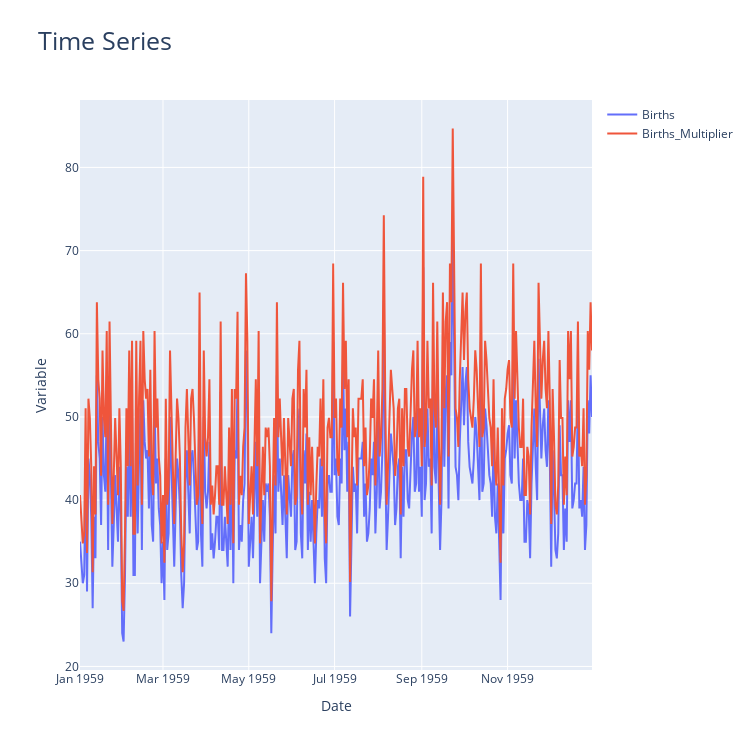

The cell this chart's notebook holds for it:
### Markdown cell above
## Plot interactive time series

### Code cell
dd.plot_time_series(df, col=["Births","Births_Multiplier"], viz_backend="plotly" )

### Figure 1 — Plotly figure (JSON) as saved in the notebook; plotly's stock layout.template omitted (floating-point values rounded to 4 significant figures; data arrays with more than 128 entries replaced by an {"elided": "..."} marker saying what was removed)
{"data": [{"name": "Births", "type": "scatter", "x": {"elided": "365 str values"}, "y": {"elided": "365 int values"}}, {"name": "Births_Multiplier", "type": "scatter", "x": {"elided": "365 str values"}, "y": {"elided": "365 float values"}}], "layout": {"height": 750, "title": {"font": {"size": 25}, "text": "Time Series"}, "width": 750, "xaxis": {"showgrid": true, "ticks": "", "title": {"text": "Date"}}, "yaxis": {"automargin": true, "showgrid": true, "ticks": "", "title": {"text": "Variable"}}}}
